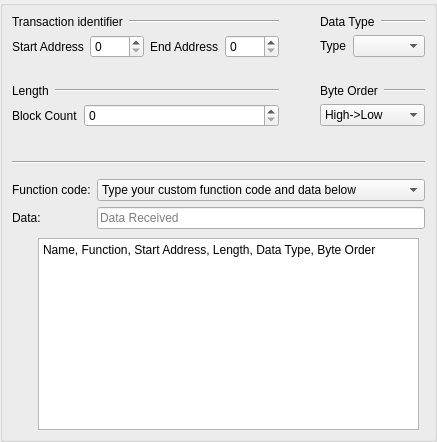
     <widget class="QStackedWidget" name="stackedWidget">
      <property name="currentIndex">
       <number>0</number>
      </property>
      <widget class="QWidget" name="page">
       <layout class="QGridLayout" name="gridLayout_9">
        <property name="leftMargin">
         <number>0</number>
        </property>
        <property name="topMargin">
         <number>0</number>
        </property>
        <property name="rightMargin">
         <number>0</number>
        </property>
        <property name="bottomMargin">
         <number>0</number>
        </property>
        <item row="0" column="0">
         <widget class="QGroupBox" name="groupBox_2">
          <property name="title">
           <string/>
          </property>
          <layout class="QGridLayout" name="gridLayout_6">
           <item row="3" column="1">
            <spacer name="verticalSpacer_6">
             <property name="orientation">
              <enum>Qt::Vertical</enum>
             </property>
             <property name="sizeType">
              <enum>QSizePolicy::Fixed</enum>
             </property>
             <property name="sizeHint" stdset="0">
              <size>
               <width>20</width>
               <height>20</height>
              </size>
             </property>
            </spacer>
           </item>
           <item row="1" column="0">
            <spacer name="verticalSpacer_5">
             <property name="orientation">
              <enum>Qt::Vertical</enum>
             </property>
             <property name="sizeType">
              <enum>QSizePolicy::Fixed</enum>
             </property>
             <property name="sizeHint" stdset="0">
              <size>
               <width>20</width>
               <height>20</height>
              </size>
             </property>
            </spacer>
           </item>
           <item row="0" column="0" colspan="3">
            <layout class="QGridLayout" name="gridLayout_3">
             <item row="0" column="0">
              <layout class="QVBoxLayout" name="verticalLayout_2">
               <item>
                <layout class="QHBoxLayout" name="horizontalLayout_7">
                 <item>
                  <widget class="QLabel" name="tiLabel">
                   <property name="sizePolicy">
                    <sizepolicy hsizetype="Maximum" vsizetype="Preferred">
                     <horstretch>0</horstretch>
                     <verstretch>0</verstretch>
                    </sizepolicy>
                   </property>
                   <property name="text">
                    <string>Transaction identifier</string>
                   </property>
                  </widget>
                 </item>
                 <item>
                  <widget class="Line" name="tiLine">
                   <property name="orientation">
                    <enum>Qt::Horizontal</enum>
                   </property>
                  </widget>
                 </item>
                </layout>
               </item>
               <item>
                <layout class="QHBoxLayout" name="horizontalLayout_4">
                 <item>
                  <widget class="QLabel" name="sAddressLabel">
                   <property name="sizePolicy">
                    <sizepolicy hsizetype="Maximum" vsizetype="Preferred">
                     <horstretch>0</horstretch>
                     <verstretch>0</verstretch>
                    </sizepolicy>
                   </property>
                   <property name="text">
                    <string>Start Address</string>
                   </property>
                   <property name="buddy">
                    <cstring>startAddress</cstring>
                   </property>
                  </widget>
                 </item>
                 <item>
                  <widget class="QSpinBox" name="startAddress">
                   <property name="maximum">
                    <number>9999</number>
                   </property>
                  </widget>
                 </item>
                 <item>
                  <widget class="QLabel" name="eAddressLabel">
                   <property name="sizePolicy">
                    <sizepolicy hsizetype="Maximum" vsizetype="Preferred">
                     <horstretch>0</horstretch>
                     <verstretch>0</verstretch>
                    </sizepolicy>
                   </property>
                   <property name="text">
                    <string>End Address</string>
                   </property>
                   <property name="buddy">
                    <cstring>endAddress</cstring>
                   </property>
                  </widget>
                 </item>
                 <item>
                  <widget class="QSpinBox" name="endAddress">
                   <property name="maximum">
                    <number>9999</number>
                   </property>
                  </widget>
                 </item>
                </layout>
               </item>
              </layout>
             </item>
             <item row="0" column="1">
              <spacer name="horizontalSpacer_6">
               <property name="orientation">
                <enum>Qt::Horizontal</enum>
               </property>
               <property name="sizeType">
                <enum>QSizePolicy::Fixed</enum>
               </property>
               <property name="sizeHint" stdset="0">
                <size>
                 <width>35</width>
                 <height>20</height>
                </size>
               </property>
              </spacer>
             </item>
             <item row="0" column="2">
              <layout class="QVBoxLayout" name="verticalLayout">
               <item>
                <layout class="QHBoxLayout" name="horizontalLayout_6">
                 <item>
                  <widget class="QLabel" name="piLabel">
                   <property name="sizePolicy">
                    <sizepolicy hsizetype="Maximum" vsizetype="Preferred">
                     <horstretch>0</horstretch>
                     <verstretch>0</verstretch>
                    </sizepolicy>
                   </property>
                   <property name="text">
                    <string>Data Type</string>
                   </property>
                  </widget>
                 </item>
                 <item>
                  <widget class="Line" name="piLine">
                   <property name="orientation">
                    <enum>Qt::Horizontal</enum>
                   </property>
                  </widget>
                 </item>
                </layout>
               </item>
               <item>
                <layout class="QHBoxLayout" name="horizontalLayout_5">
                 <item>
                  <widget class="QLabel" name="pi2Label">
                   <property name="sizePolicy">
                    <sizepolicy hsizetype="Maximum" vsizetype="Preferred">
                     <horstretch>0</horstretch>
                     <verstretch>0</verstretch>
                    </sizepolicy>
                   </property>
                   <property name="text">
                    <string>Type</string>
                   </property>
                  </widget>
                 </item>
                 <item>
                  <widget class="QComboBox" name="dataType"/>
                 </item>
                </layout>
               </item>
              </layout>
             </item>
             <item row="1" column="0">
              <spacer name="verticalSpacer_3">
               <property name="orientation">
                <enum>Qt::Vertical</enum>
               </property>
               <property name="sizeType">
                <enum>QSizePolicy::Fixed</enum>
               </property>
               <property name="sizeHint" stdset="0">
                <size>
                 <width>20</width>
                 <height>20</height>
                </size>
               </property>
              </spacer>
             </item>
             <item row="1" column="2">
              <spacer name="verticalSpacer_4">
               <property name="orientation">
                <enum>Qt::Vertical</enum>
               </property>
               <property name="sizeType">
                <enum>QSizePolicy::Fixed</enum>
               </property>
               <property name="sizeHint" stdset="0">
                <size>
                 <width>20</width>
                 <height>20</height>
                </size>
               </property>
              </spacer>
             </item>
             <item row="2" column="0">
              <layout class="QVBoxLayout" name="verticalLayout_3">
               <item>
                <layout class="QHBoxLayout" name="horizontalLayout_8">
                 <item>
                  <widget class="QLabel" name="lLabel">
                   <property name="sizePolicy">
                    <sizepolicy hsizetype="Maximum" vsizetype="Preferred">
                     <horstretch>0</horstretch>
                     <verstretch>0</verstretch>
                    </sizepolicy>
                   </property>
                   <property name="text">
                    <string>Length</string>
                   </property>
                  </widget>
                 </item>
                 <item>
                  <widget class="Line" name="lLine">
                   <property name="orientation">
                    <enum>Qt::Horizontal</enum>
                   </property>
                  </widget>
                 </item>
                </layout>
               </item>
               <item>
                <layout class="QHBoxLayout" name="horizontalLayout_3">
                 <item>
                  <widget class="QLabel" name="l1Label">
                   <property name="sizePolicy">
                    <sizepolicy hsizetype="Maximum" vsizetype="Preferred">
                     <horstretch>0</horstretch>
                     <verstretch>0</verstretch>
                    </sizepolicy>
                   </property>
                   <property name="text">
                    <string>Block Count</string>
                   </property>
                   <property name="buddy">
                    <cstring>blockCount</cstring>
                   </property>
                  </widget>
                 </item>
                 <item>
                  <widget class="QSpinBox" name="blockCount">
                   <property name="maximum">
                    <number>255</number>
                   </property>
                  </widget>
                 </item>
                </layout>
               </item>
              </layout>
             </item>
             <item row="2" column="2">
              <layout class="QVBoxLayout" name="verticalLayout_4">
               <item>
                <layout class="QHBoxLayout" name="horizontalLayout_9">
                 <item>
                  <widget class="QLabel" name="uiLabel">
                   <property name="sizePolicy">
                    <sizepolicy hsizetype="Maximum" vsizetype="Preferred">
                     <horstretch>0</horstretch>
                     <verstretch>0</verstretch>
                    </sizepolicy>
                   </property>
                   <property name="text">
                    <string>Byte Order</string>
                   </property>
                  </widget>
                 </item>
                 <item>
                  <widget class="Line" name="line_3">
                   <property name="orientation">
                    <enum>Qt::Horizontal</enum>
                   </property>
                  </widget>
                 </item>
                </layout>
               </item>
               <item>
                <layout class="QHBoxLayout" name="horizontalLayout_10">
                 <item>
                  <widget class="QComboBox" name="byteOrder">
                   <item>
                    <property name="text">
                     <string>High-&gt;Low</string>
                    </property>
                   </item>
                   <item>
                    <property name="text">
                     <string>Low-&gt;High</string>
                    </property>
                   </item>
                  </widget>
                 </item>
                </layout>
               </item>
              </layout>
             </item>
            </layout>
           </item>
           <item row="5" column="1" colspan="2">
            <spacer name="verticalSpacer_2">
             <property name="orientation">
              <enum>Qt::Vertical</enum>
             </property>
             <property name="sizeHint" stdset="0">
              <size>
               <width>20</width>
               <height>3</height>
              </size>
             </property>
            </spacer>
           </item>
           <item row="4" column="0" colspan="3">
            <layout class="QGridLayout" name="gridLayout_5">
             <item row="1" column="0">
              <widget class="QLabel" name="pduTcpLabel">
               <property name="sizePolicy">
                <sizepolicy hsizetype="Maximum" vsizetype="Preferred">
                 <horstretch>0</horstretch>
                 <verstretch>0</verstretch>
                </sizepolicy>
               </property>
               <property name="text">
                <string>Data:</string>
               </property>
               <property name="buddy">
                <cstring>dataRecieved</cstring>
               </property>
              </widget>
             </item>
             <item row="0" column="1">
              <widget class="QComboBox" name="functionDrop">
               <property name="sizePolicy">
                <sizepolicy hsizetype="Expanding" vsizetype="Fixed">
                 <horstretch>0</horstretch>
                 <verstretch>0</verstretch>
                </sizepolicy>
               </property>
               <item>
                <property name="text">
                 <string>Type your custom function code and data below</string>
                </property>
               </item>
               <item>
                <property name="text">
                 <string>0x01 - ReadCoils</string>
                </property>
               </item>
               <item>
                <property name="text">
                 <string>0x02 - Read Discrete Inputs</string>
                </property>
               </item>
               <item>
                <property name="text">
                 <string>0x03 - Read Holding Registers</string>
                </property>
               </item>
               <item>
                <property name="text">
                 <string>0x04 - Read Input Registers</string>
                </property>
               </item>
               <item>
                <property name="text">
                 <string>0x05 - Write Single Coil</string>
                </property>
               </item>
               <item>
                <property name="text">
                 <string>0x06 - Write Single Register</string>
                </property>
               </item>
               <item>
                <property name="text">
                 <string>0x07 - Read Exception Status</string>
                </property>
               </item>
               <item>
                <property name="text">
                 <string>0x08 - Diagnostics</string>
                </property>
               </item>
               <item>
                <property name="text">
                 <string>0x0B - Get Comm Event Counter</string>
                </property>
               </item>
               <item>
                <property name="text">
                 <string>0x0C - Get Comm Event Log</string>
                </property>
               </item>
               <item>
                <property name="text">
                 <string>0x0F - Write Multiple Coils</string>
                </property>
               </item>
               <item>
                <property name="text">
                 <string>0x10 - Write Multiple Registers</string>
                </property>
               </item>
               <item>
                <property name="text">
                 <string>0x11 - Report Server Id</string>
                </property>
               </item>
               <item>
                <property name="text">
                 <string>0x14 - Read File Record</string>
                </property>
               </item>
               <item>
                <property name="text">
                 <string>0x15 - Write File Record</string>
                </property>
               </item>
               <item>
                <property name="text">
                 <string>0x16 - Mask Write Register</string>
                </property>
               </item>
               <item>
                <property name="text">
                 <string>0x17 - Read/Write Multiple Registers</string>
                </property>
               </item>
               <item>
                <property name="text">
                 <string>0x18 - Read Fifo Queue</string>
                </property>
               </item>
               <item>
                <property name="text">
                 <string>0x2B - Encapsulated Interface Transport</string>
                </property>
               </item>
              </widget>
             </item>
             <item row="0" column="0">
              <widget class="QLabel" name="fcTcpLabel">
               <property name="sizePolicy">
                <sizepolicy hsizetype="Maximum" vsizetype="Preferred">
                 <horstretch>0</horstretch>
                 <verstretch>0</verstretch>
                </sizepolicy>
               </property>
               <property name="text">
                <string>Function code:</string>
               </property>
               <property name="buddy">
                <cstring>functionDrop</cstring>
               </property>
              </widget>
             </item>
             <item row="1" column="1">
              <widget class="QLineEdit" name="dataRecieved">
               <property name="text">
                <string/>
               </property>
               <property name="placeholderText">
                <string>Data Received</string>
               </property>
              </widget>
             </item>
            </layout>
           </item>
           <item row="2" column="0" rowspan="2" colspan="3">
            <widget class="Line" name="line_4">
             <property name="orientation">
              <enum>Qt::Horizontal</enum>
             </property>
            </widget>
           </item>
           <item row="6" column="1">
            <widget class="QPlainTextEdit" name="exportData">
             <property name="plainText">
              <string>Name, Function, Start Address, Length, Data Type, Byte Order</string>
             </property>
            </widget>
           </item>
          </layout>
         </widget>
        </item>
       </layout>
      </widget>
     </widget>
